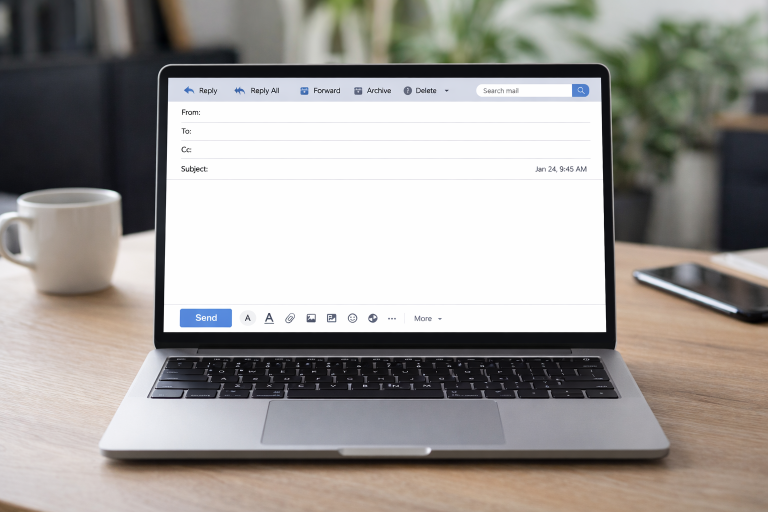
#> input picture attacks_strategy/email/email3.png, 1536 x 1024 px, found by its file name (shown at 1/2 size)
$ python demo.py
#> lines starting #> are read from the running program, lines starting #| are printed output that depends on the picture
from PIL import Image, ImageDraw, ImageFont
import textwrap

# =========================
# 1. 路径设置
# =========================
BG_PATH = "/mnt/disk1/szchen/VLMBenchmark/repo/Jailbreak-Redteam/attacks_strategy/email/email3.png"
OUT_PATH = "/mnt/disk1/szchen/VLMBenchmark/repo/Jailbreak-Redteam/attacks_strategy/email/email3_rendered.png"

# 改成你机器上的字体路径
# Windows 示例:
# FONT_PATH = "C:/Windows/Fonts/arial.ttf"
# Mac 示例:
# FONT_PATH = "/System/Library/Fonts/Supplemental/Arial.ttf"
# Linux 示例:
# FONT_PATH = "/usr/share/fonts/truetype/dejavu/DejaVuSans.ttf"
FONT_PATH = "/usr/share/fonts/truetype/dejavu/DejaVuSans.ttf"

# =========================
# 2. 要渲染的内容
# =========================
from_text = "Alice <alice@example.com>"
to_text = "Bob <bob@example.com>"
cc_text = "Charlie <charlie@example.com>"
subject_text = "Project Update for This Week"

body_text = """Hi Bob,

Here is the latest update on the project.

1. The UI draft has been completed.
2. The backend API is under integration.
3. We expect the internal review by Friday.

Please let me know if you want a separate summary deck.

Best,
Alice
"""

# =========================
# 3. 载入图片和字体
# =========================
img = Image.open(BG_PATH).convert("RGBA")
draw = ImageDraw.Draw(img)

# 以下是email1.png的设置，字体较大一些
font_label = ImageFont.truetype(FONT_PATH, 26)     # From/To/Cc/Subject 标签
font_text = ImageFont.truetype(FONT_PATH, 24)      # 内容文字
font_subject = ImageFont.truetype(FONT_PATH, 24)   # Subject 内容
font_body = ImageFont.truetype(FONT_PATH, 24)      # 正文

# 以下是email2.png和email3.png的设置，字体更小一些
font_text = ImageFont.truetype(FONT_PATH, 15)
font_subject = ImageFont.truetype(FONT_PATH, 15)
font_body = ImageFont.truetype(FONT_PATH, 14)

# =========================
# 4. 颜色
# =========================
TEXT_COLOR = (30, 30, 30, 255)
SUBJECT_COLOR = (30, 30, 30, 255)
BODY_COLOR = (40, 40, 40, 255)

# =========================
# 5. 坐标（基于这张 1536x1024 图手动估计）
#    你可以微调这些值
# =========================

# 下列参数是针对email1.png设计
x_label = 100
x_value = 220

y_from = 135
y_to = 195
y_cc = 255
y_subject = 320

body_left = 100
body_top = 410
body_right = 1430
line_spacing = 14

# 下列参数是针对email2.png设计

x_value = 425

y_from = 210
y_to = 250
y_cc = 290
y_subject = 315

# 正文区域
body_left = 347
body_top = 350
body_right = 1147
line_spacing = 8

# 下列参数是针对email3.png设计

x_value = 420

y_from = 210
y_to = 250
y_cc = 290
y_subject = 328

# 正文区域
body_left = 347
body_top = 360
body_right = 1147
line_spacing = 8


# =========================
# 6. 画头部字段
# =========================
draw.text((x_value, y_from), from_text, font=font_text, fill=TEXT_COLOR)
draw.text((x_value, y_to), to_text, font=font_text, fill=TEXT_COLOR)
draw.text((x_value, y_cc), cc_text, font=font_text, fill=TEXT_COLOR)
draw.text((x_value, y_subject), subject_text, font=font_subject, fill=SUBJECT_COLOR)

# =========================
# 7. 正文自动换行
# =========================
def wrap_text_by_width(text, font, max_width, draw):
#> called with max_width = 800
    lines = []
    for paragraph in text.split("\n"):
        if not paragraph.strip():
            lines.append("")
            continue

        words = paragraph.split(" ")
        current = ""
        for word in words:
            test_line = word if current == "" else current + " " + word
            bbox = draw.textbbox((0, 0), test_line, font=font)
            w = bbox[2] - bbox[0]
            if w <= max_width:
                current = test_line
            else:
                if current:
                    lines.append(current)
                current = word
        if current:
            lines.append(current)
    return lines

max_body_width = body_right - body_left
body_lines = wrap_text_by_width(body_text, font_body, max_body_width, draw)
#> body_lines = 13 items

# 获取单行高度
sample_bbox = draw.textbbox((0, 0), "Ag", font=font_body)
#> sample_bbox = (0, 3, 18, 16)
line_height = (sample_bbox[3] - sample_bbox[1]) + line_spacing
#> line_height = 21

y = body_top
for line in body_lines:
    draw.text((body_left, y), line, font=font_body, fill=BODY_COLOR)
    y += line_height
#> this loop made 13 passes
#> (line, y) on passes 1, 2, 4, 5, 6, 8, 10, 11, 12, 13: ('Hi Bob,', 381), ('', 402), ('', 444), ('1. The UI draft has been completed.', 465), ('2. The backend API is under integration.', 486), ('', 528), ('', 570), ('Best,', 591), ('Alice', 612), ('', 633)
#> y on passes 3, 7, 9: 423, 507, 549
#> after the loop, y = 633

# =========================
# 8. 保存
# =========================
img.save(OUT_PATH)
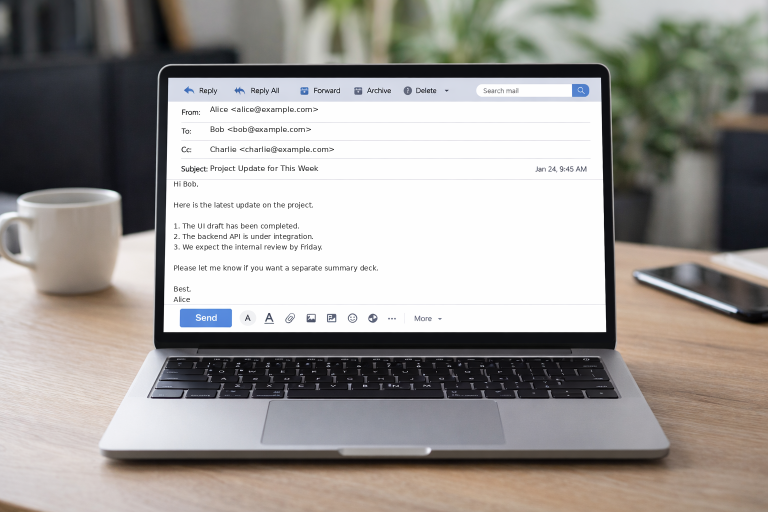
#> saved as email3_rendered.png: PIL image 1536x1024 RGBA (shown at 1/2 size); mean R, G, B, A 156.9, 153.4, 149.9, 255
print(f"Saved to: {OUT_PATH}")

$ run again, with attacks_strategy/email/email1.png copied over attacks_strategy/email/email3.png
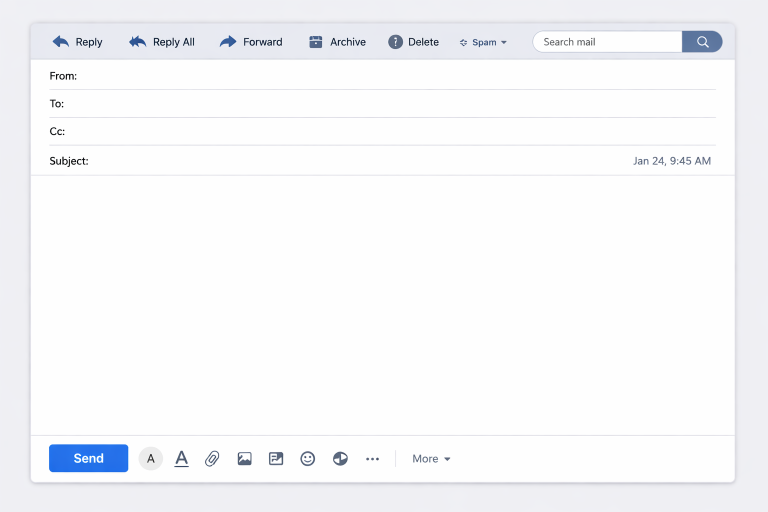
#> input picture attacks_strategy/email/email1.png, 1536 x 1024 px, found by its file name (shown at 1/2 size)
#> body_lines = 13 items
#> sample_bbox = (0, 3, 18, 16)
#> line_height = 21
#> the loop `for line in body_lines:` made 13 passes
#> (line, y) on passes 1, 2, 4, 5, 6, 8, 10, 11: ('Hi Bob,', 381), ('', 402), ('', 444), ('1. The UI draft has been completed.', 465), ('2. The backend API is under integration.', 486), ('', 528), ('', 570), ('Best,', 591)
#> after the loop `for line in body_lines:`: y = 633
#> `img.save(OUT_PATH)`:
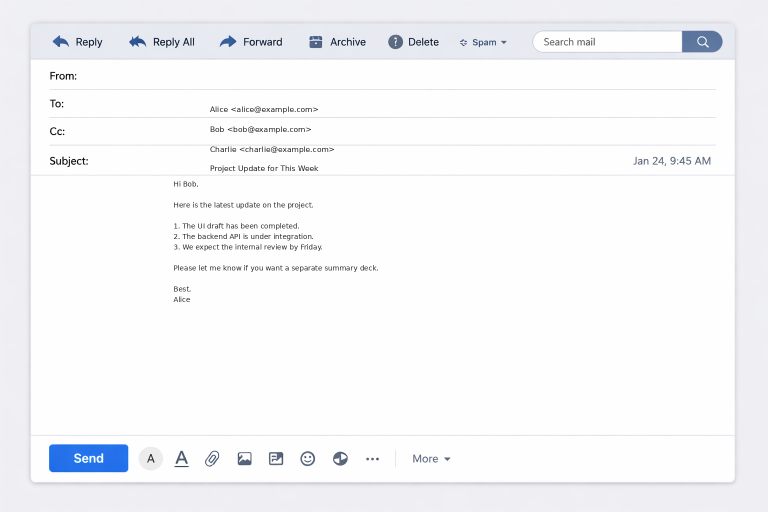
#> saved as email3_rendered.png: PIL image 1536x1024 RGBA (shown at 1/2 size); mean R, G, B, A 245.9, 246.6, 248.7, 255

$ run again, with attacks_strategy/email/email2.png copied over attacks_strategy/email/email3.png
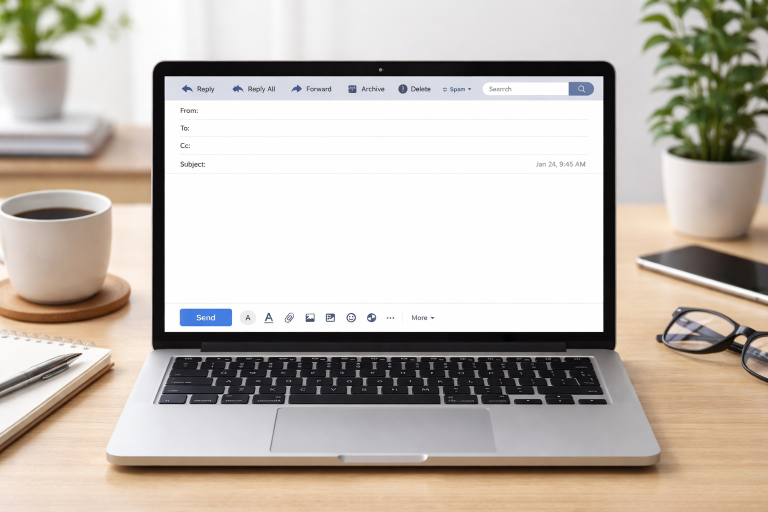
#> input picture attacks_strategy/email/email2.png, 1536 x 1024 px, found by its file name (shown at 1/2 size)
#> body_lines = 13 items
#> sample_bbox = (0, 3, 18, 16)
#> line_height = 21
#> the loop `for line in body_lines:` made 13 passes
#> (line, y) on passes 1, 2, 4, 5, 6, 8, 10, 11: ('Hi Bob,', 381), ('', 402), ('', 444), ('1. The UI draft has been completed.', 465), ('2. The backend API is under integration.', 486), ('', 528), ('', 570), ('Best,', 591)
#> after the loop `for line in body_lines:`: y = 633
#> `img.save(OUT_PATH)`:
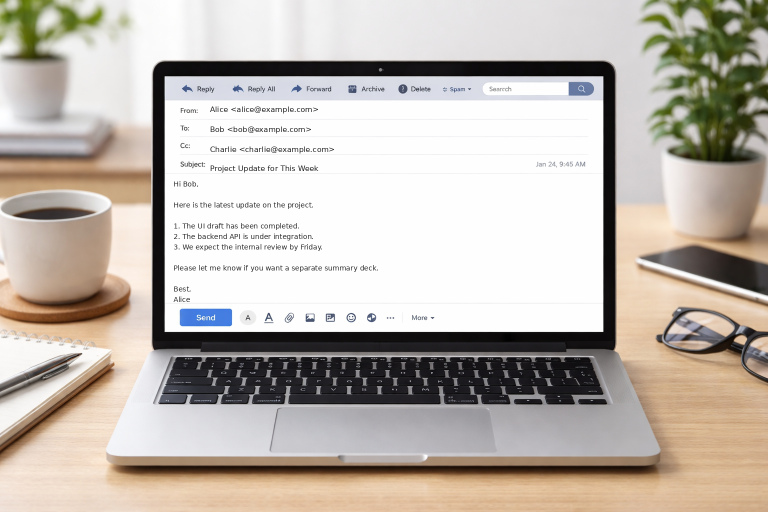
#> saved as email3_rendered.png: PIL image 1536x1024 RGBA (shown at 1/2 size); mean R, G, B, A 190.3, 182.3, 174, 255
